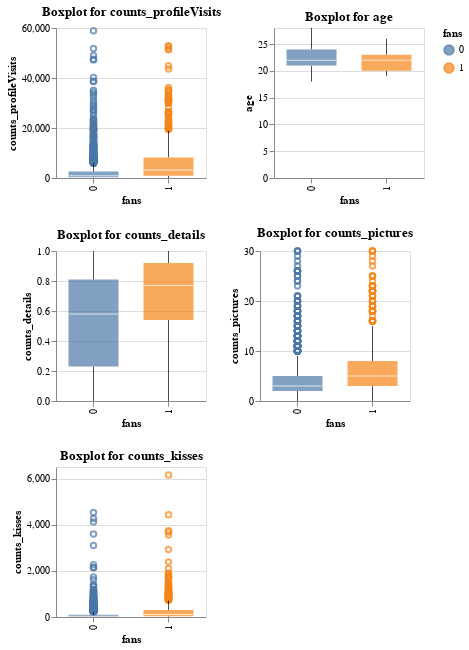

This figure's notebook cell:
### Markdown cell above
Aufgrund der Unausgewogenheit der fübeiden Merkmalsausprägungen der Variable "fans" (Verhältnis 1 zu 3) ist ein Histogramm nur bedingt hilfreich. Ein Boxplot bietet in diesem Fall eine bessere Übersicht.

### Code cell
charts = []
for column in selected_columns:
    chart = alt.Chart(df_train_lor).mark_boxplot(
        size=50,
        opacity=0.7
    ).encode(
        x='fans:N',
        y=alt.Y(f'{column}:Q', scale=alt.Scale(zero=True)),
        color='fans:N'
    ).properties(width=150, height=150, title=f'Boxplot for {column}')

    charts.append(chart)

alt.vconcat(*[alt.hconcat(*charts[i:i+2]) for i in range(0, len(charts), 2)])

### Figure 1 — Vega-Lite specification as saved in the notebook (floating-point values rounded to 4 significant figures; data arrays with more than 128 entries replaced by an {"elided": "..."} marker saying what was removed)
{"config": {"view": {"continuousWidth": 300, "continuousHeight": 300}}, "vconcat": [{"hconcat": [{"mark": {"type": "boxplot", "opacity": 0.7, "size": 50}, "encoding": {"color": {"field": "fans", "type": "nominal"}, "x": {"field": "fans", "type": "nominal"}, "y": {"field": "counts_profileVisits", "scale": {"zero": true}, "type": "quantitative"}}, "height": 150, "title": "Boxplot for counts_profileVisits", "width": 150}, {"mark": {"type": "boxplot", "opacity": 0.7, "size": 50}, "encoding": {"color": {"field": "fans", "type": "nominal"}, "x": {"field": "fans", "type": "nominal"}, "y": {"field": "age", "scale": {"zero": true}, "type": "quantitative"}}, "height": 150, "title": "Boxplot for age", "width": 150}]}, {"hconcat": [{"mark": {"type": "boxplot", "opacity": 0.7, "size": 50}, "encoding": {"color": {"field": "fans", "type": "nominal"}, "x": {"field": "fans", "type": "nominal"}, "y": {"field": "counts_details", "scale": {"zero": true}, "type": "quantitative"}}, "height": 150, "title": "Boxplot for counts_details", "width": 150}, {"mark": {"type": "boxplot", "opacity": 0.7, "size": 50}, "encoding": {"color": {"field": "fans", "type": "nominal"}, "x": {"field": "fans", "type": "nominal"}, "y": {"field": "counts_pictures", "scale": {"zero": true}, "type": "quantitative"}}, "height": 150, "title": "Boxplot for counts_pictures", "width": 150}]}, {"hconcat": [{"mark": {"type": "boxplot", "opacity": 0.7, "size": 50}, "encoding": {"color": {"field": "fans", "type": "nominal"}, "x": {"field": "fans", "type": "nominal"}, "y": {"field": "counts_kisses", "scale": {"zero": true}, "type": "quantitative"}}, "height": 150, "title": "Boxplot for counts_kisses", "width": 150}]}], "data": {"name": "data-c9c848c3e4239dd69bea9bc4857cabb5"}, "$schema": "https://vega.github.io/schema/vega-lite/v5.8.0.json", "datasets": {"data-c9c848c3e4239dd69bea9bc4857cabb5": {"elided": "2740 records"}}}
